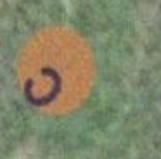
#> input picture INPUT IMAGES/img2.jpeg, 161 x 159 px, found by its file name
$ python laplacian.py   (older library calls are emulated)
#> lines starting #> are read from the running program, lines starting #| are printed output that depends on the picture; after the words box and inside, x2 and y2 are one past the last pixel; in counts of white or black regions, pixels touching at a corner belong together
import numpy as np
import cv2

img=cv2.imread("C:\coding programms\Desktop\coding\python\opencv2\img2.jpeg")
#> img is the input picture: shape (159, 161, 3); mean B, G, R 104.8, 133.7, 130.2
imgR=cv2.resize(img,(623,600))
imgG=cv2.cvtColor(imgR,cv2.COLOR_BGR2GRAY)
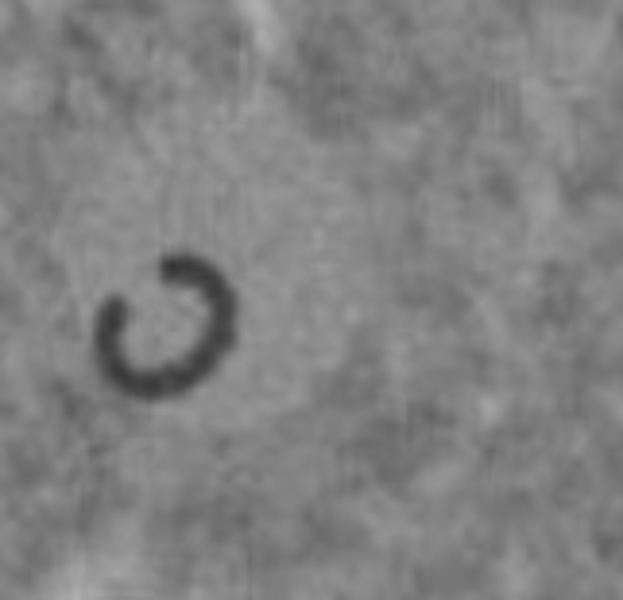
#> imgG: shape (600, 623); min 50, max 176, mean 129.3
imgB=cv2.GaussianBlur(imgG,(25,25),0)

laplacian = cv2.Laplacian(imgB,cv2.CV_64F)
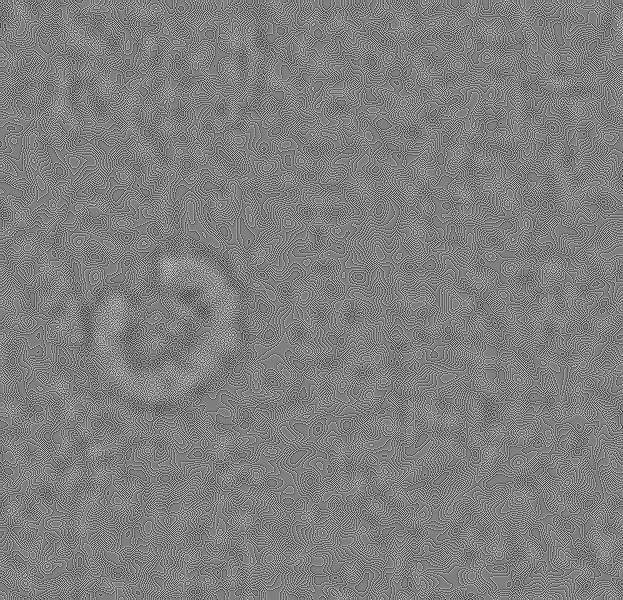
#> laplacian: shape (600, 623) float64; min -4, max 4, mean -2.41e-05; drawn with min black and max white
pfinal=np.absolute(laplacian)
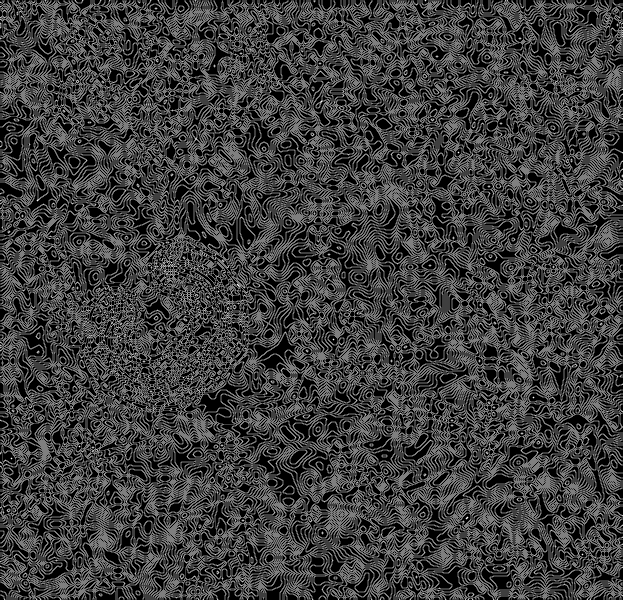
#> pfinal: shape (600, 623) float64; min 0, max 4, mean 0.986; drawn with min black and max white
final=np.uint(pfinal)

cv2.imshow("output",pfinal)
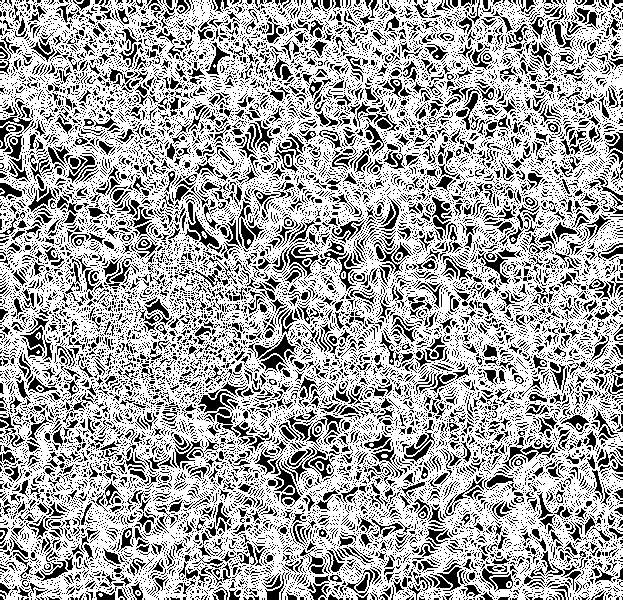
#> window 'output': shape (600, 623); 66% white; black in thin lines or dots
cv2.waitKey(0)
cv2.destroyAllWindows()

$ run again, with INPUT IMAGES/img4.jpeg copied over INPUT IMAGES/img2.jpeg
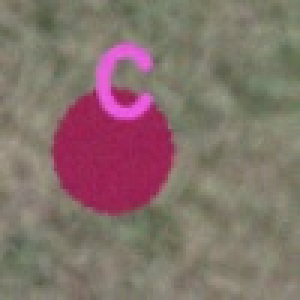
#> input picture INPUT IMAGES/img4.jpeg, 100 x 100 px, found by its file name (shown 3 times larger)
#> img is the input picture: shape (100, 100, 3); mean B, G, R 107.1, 113, 132
#> `pfinal=np.absolute(laplacian)`:
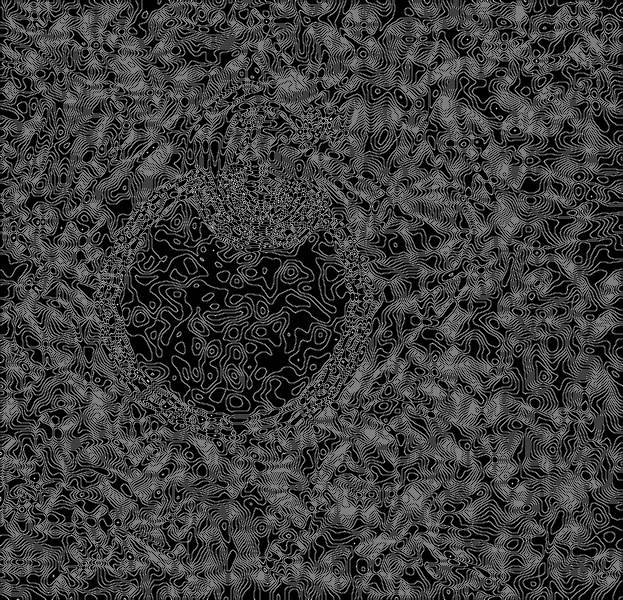
#> pfinal: shape (600, 623) float64; min 0, max 4, mean 0.945; drawn with min black and max white
#> `cv2.imshow("output",pfinal)`:
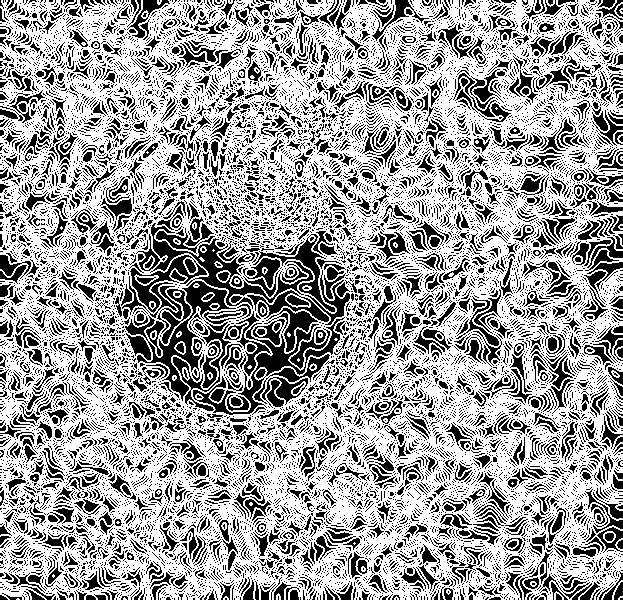
#> window 'output': shape (600, 623); 63.3% white; 14513 black regions (12970 under 20 px), largest, box (x1, y1, x2, y2) and area: (125, 281, 236, 401) 2317, (150, 223, 313, 309) 2198, (193, 317, 345, 415) 2087

$ run again, with INPUT IMAGES/img5.jpeg copied over INPUT IMAGES/img2.jpeg
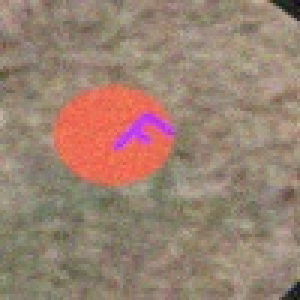
#> input picture INPUT IMAGES/img5.jpeg, 100 x 100 px, found by its file name (shown 3 times larger)
#> img is the input picture: shape (100, 100, 3); mean B, G, R 113.2, 129.4, 154.3
#> `pfinal=np.absolute(laplacian)`:
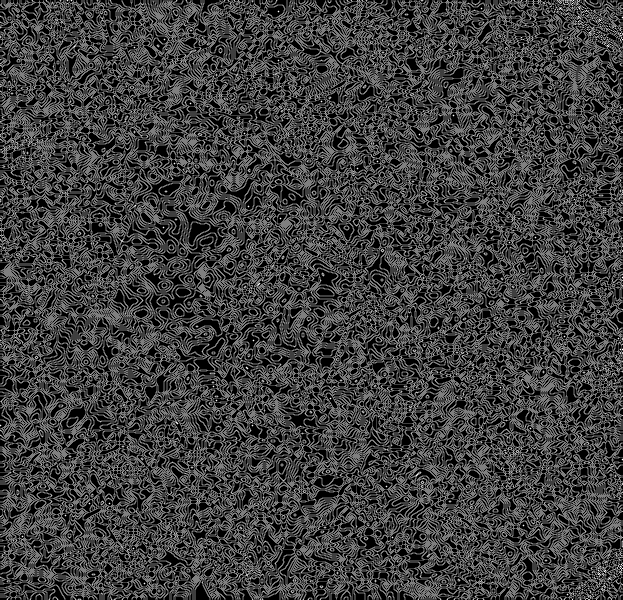
#> pfinal: shape (600, 623) float64; min 0, max 4, mean 0.995; drawn with min black and max white
#> `cv2.imshow("output",pfinal)`:
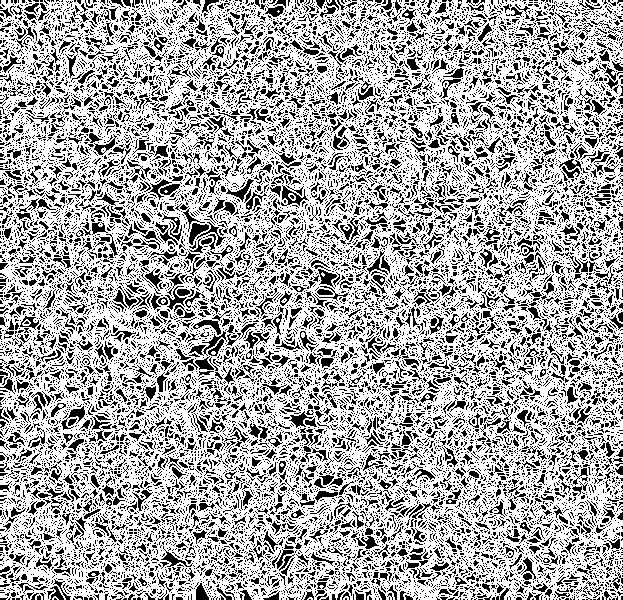
#> window 'output': shape (600, 623); 66.5% white; black in thin lines or dots
